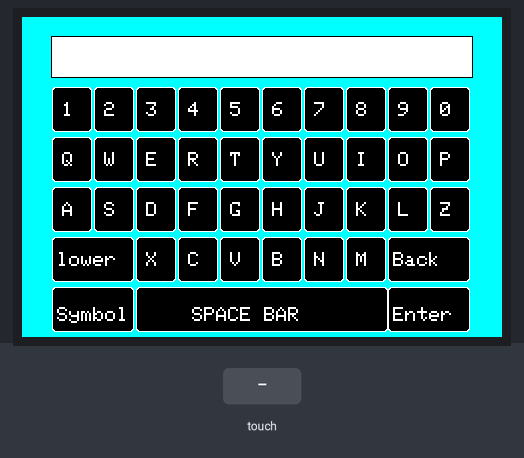
This sketch was run on a simulated Arduino Uno, built for the host (arithmetic inside an expression is 32-bit, double 64-bit). Parts: 480×320 colour display. The inputs (shaded band) are chosen by the test bench. What the sketch prints to the serial monitor is not drawn.

Above: at 1.3 s.
1.4 s: touch panel pressed at 13 % / 10 % of its raw x / y range
At 2.0 s:
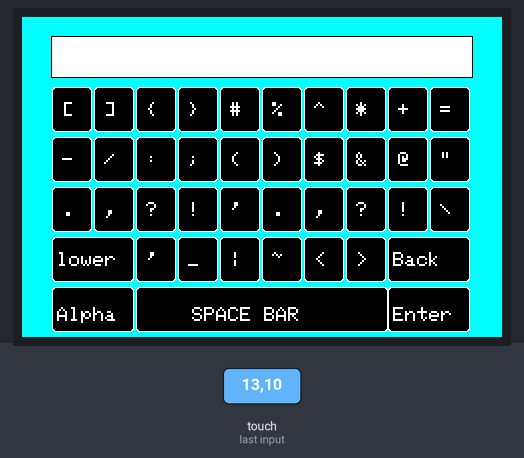
3.1 s: touch panel pressed at 38 % / 30 % of its raw x / y range
At 4.2 s:
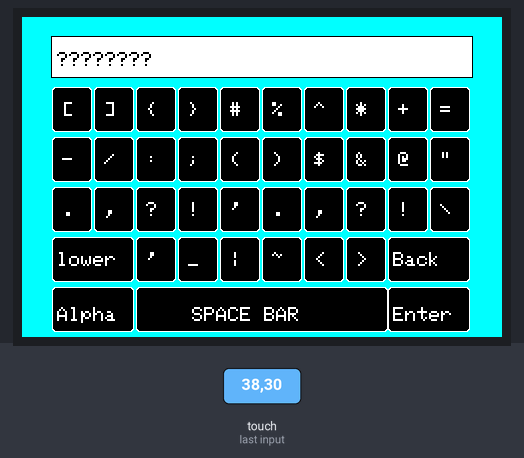
4.7 s: touch panel pressed at 62 % / 50 % of its raw x / y range
At 5.1 s:
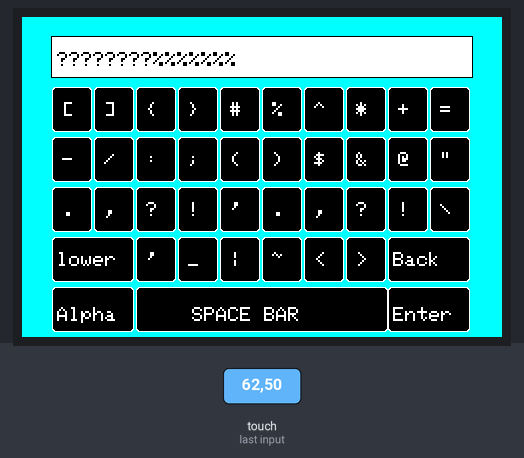
6.3 s: touch panel pressed at 13 % / 90 % of its raw x / y range
At 6.9 s:
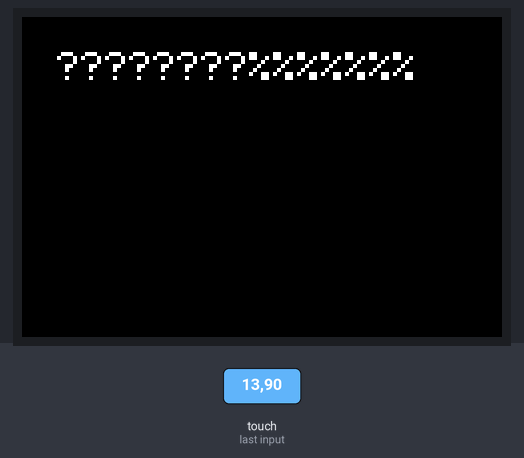
Timing chart, 0 to 8.9 s (numbered marks = the images above; inputs shaded):
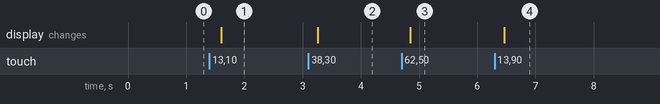

The sketch:

Keyboard_Entry.ino
```cpp
#include <Adafruit_GFX.h>    // Core graphics library
#include <SPI.h>
#include "Adafruit_HX8357.h"
#include "TouchScreen.h"

// These are the four touchscreen analog pins
#define YP A2
#define XM A3
#define YM 7
#define XP 8
#define TFT_RST -1
#define TFT_DC 9
#define TFT_CS 10

#define TS_MINX 110
#define TS_MINY 80
#define TS_MAXX 900
#define TS_MAXY 940
bool Upper = true;
bool Special = false;

Adafruit_HX8357 tft = Adafruit_HX8357(TFT_CS, TFT_DC, TFT_RST);
TouchScreen ts = TouchScreen(XP, YP, XM, YM, 300);

#include <avr/pgmspace.h>

const char Keypad_basic_lower[4][10] PROGMEM = {
  {'1', '2', '3', '4', '5', '6', '7', '8', '9', '0'},
  {'q', 'w', 'e', 'r', 't', 'y', 'u', 'i', 'o', 'p'},
  {'a', 's', 'd', 'f', 'g', 'h', 'j', 'k', 'l', 'z'},
  {' ', ' ', 'x', 'c', 'v', 'b', 'n', 'm', ' ', ' '},
};

const char Keypad_basic_upper[4][10] PROGMEM = {
  {'1', '2', '3', '4', '5', '6', '7', '8', '9', '0'},
  {'Q', 'W', 'E', 'R', 'T', 'Y', 'U', 'I', 'O', 'P'},
  {'A', 'S', 'D', 'F', 'G', 'H', 'J', 'K', 'L', 'Z'},
  {' ', ' ', 'X', 'C', 'V', 'B', 'N', 'M', ' ', ' '},
};

const char Keypad_Special[4][10] PROGMEM = {
  {'[', ']', '{', '}', '#', '%', '^', '*', '+', '='},
  {'-', '/', ':', ';', '(', ')', '$', '&', '@', '"'},
  {'.', '\,', '?', '!', '\'','.', '\,', '?', '!', '\\'},
  {' ', ' ', '\'','_', '|', '~', '<', '>', ' ', ' '}

};

void MakeKB_Button(const char type[][10])
{
  tft.setTextSize(2);
  tft.setTextColor(HX8357_WHITE, HX8357_BLACK);
  for (int y = 0; y < 3; y++)
  {
    for (int x = 0; x < 10; x++)
    {
      drawButton(30 + (42 * x),70 + (50 * y), 40, 45);
      tft.setCursor(40 + (42 * x), 85 + (50 * y));
      tft.print(char(pgm_read_byte(&(type[y][x]))));
    }
  }
  for (int x = 2; x < 8; x++)
  {
    drawButton(114 + (42 * (x -2)),220, 40, 45);
    tft.setCursor(124 + (42 * (x -2)), 235);
    tft.print(char(pgm_read_byte(&(type[3][x]))));
  }
  //ShiftKey
  drawButton(30, 220, 82, 45);
  tft.setCursor(35, 235);
  if(Upper){
    tft.print(F("lower"));
  }
  else{
    tft.print(F("UPPER"));
  }

  //Special Characters
  drawButton(30, 270, 82, 45);
  tft.setCursor(35, 290);
  if(Special){
    tft.print(F("Alpha"));
  }
  else{
    tft.print(F("Symbol"));
  }

  //BackSpace
  drawButton(366, 220, 82, 45);
  tft.setCursor(371, 235);
  tft.print(F("Back"));

  //Return
  drawButton(366, 270, 82, 45);
  tft.setCursor(371, 290);
  tft.print(F("Enter"));

  //Spacebar
  drawButton(114, 270, 252, 45);
  tft.setCursor(170, 290);
  tft.print(F("SPACE BAR"));
}

void drawButton(int x, int y, int w, int h)
{
  tft.fillRoundRect(x, y, w, h, 3, HX8357_WHITE);
  tft.fillRoundRect(x + 1, y + 1, w - 1 * 2, h - 1 * 2, 3, HX8357_BLACK);
}

int yLocation(int y)
{
  return floor((y - 70)/50);
}

int xLocation(int x)
{
  return floor((x - 30)/42);
}

void setup() {
  // put your setup code here, to run once:
  int y_div = 0;
  int x_div = 0;
  char password[30] = "";
  int indexBuf = 0;

  Serial.begin(9600);
  tft.begin();
  tft.fillScreen(HX8357_CYAN);
  tft.setRotation(1);
  MakeKB_Button(Keypad_basic_upper);
  tft.fillRect(29, 19, 422, 42, HX8357_BLACK);
  tft.fillRect(30, 20, 420, 40, HX8357_WHITE);
  bool EnterCheck = true;

  // Keyboard interactions

  while(EnterCheck){
    TSPoint p = ts.getPoint();
    if (p.z > 100) {
      p.x = map(p.x, TS_MINX, TS_MAXX, tft.height(), 0);
      p.y = map(p.y, TS_MINY, TS_MAXY, 0, tft.width());
      if(p.x >= 70 && p.y >= 30){
        y_div = yLocation(p.x);
        x_div = xLocation(p.y);
        Serial.println("x div: ");
        Serial.println(x_div);
        Serial.println("\ny div: ");
        Serial.println(y_div);
        if((y_div < 3 && x_div >= 0 && x_div < 10) || (y_div == 3 && x_div > 1 && x_div < 8)){
          if(Special){
            password[indexBuf] = pgm_read_byte(&(Keypad_Special[y_div][x_div]));
            indexBuf += 1;
          }
          else{
            if(Upper){
              password[indexBuf] = pgm_read_byte(&(Keypad_basic_upper[y_div][x_div]));
              indexBuf += 1;
            }
            else{
              password[indexBuf] = pgm_read_byte(&(Keypad_basic_lower[y_div][x_div]));
              indexBuf += 1;
            }
          }
          tft.fillRect(30, 20, 420, 40, HX8357_WHITE);
          tft.setTextSize(2);
          tft.setTextColor(HX8357_BLACK, HX8357_WHITE);
          tft.setCursor(35, 35);
          tft.println(password);
        }
        else if( y_div ==3 && (x_div == 0 || x_div == 1)){
          if(!Special){
            if(Upper){
              Upper = false;
              MakeKB_Button(Keypad_basic_lower);
            }
            else{
              Upper = true;
              MakeKB_Button(Keypad_basic_upper);
            }
          }
          else{
            continue;
          }
        }
        else if( y_div ==4 && (x_div == 0 || x_div == 1)){
          if(Special){
            Special = false;
            if(Upper){
              MakeKB_Button(Keypad_basic_upper);
            }
            else{
              MakeKB_Button(Keypad_basic_lower);
            }
          }
          else{
            Special = true;
            MakeKB_Button(Keypad_Special);
          }
        }
        else if(y_div == 3 && (x_div == 8 || x_div == 9)){
          password[indexBuf - 1] = NULL
          ;
          indexBuf -= 1;

          tft.fillRect(30, 20, 420, 40, HX8357_WHITE);
          tft.setTextSize(2);
          tft.setTextColor(HX8357_BLACK, HX8357_WHITE);
          tft.setCursor(35, 35);
          tft.println(F(password));
        }
        else if(y_div == 4 && (x_div == 8 || x_div == 9)){
          EnterCheck = false;
        }
        else if(y_div == 4 && (x_div > 1 && x_div < 8)){
          password[indexBuf] = ' ';
          indexBuf += 1;
          Serial.println("Ran space");
          delay(100);
        }
        else{
          continue;
        }
      }
    }

  }
  tft.fillScreen(HX8357_BLACK);
  tft.setTextSize(4);
  tft.setTextColor(HX8357_WHITE, HX8357_BLACK);
  tft.setCursor(35, 35);
  tft.println(F(password));

}

void loop() {
  // put your main code here, to run repeatedly:

}
```

Measured:
- after the input at 1.4 s, the display: changes after 0.20 s (image 1)
- after the input at 3.1 s, the display: changes after 0.16 s (image 2)
- after the input at 4.7 s, the display: changes after 0.15 s (image 3)
- after the input at 6.3 s, the display: changes after 0.17 s (image 4)
